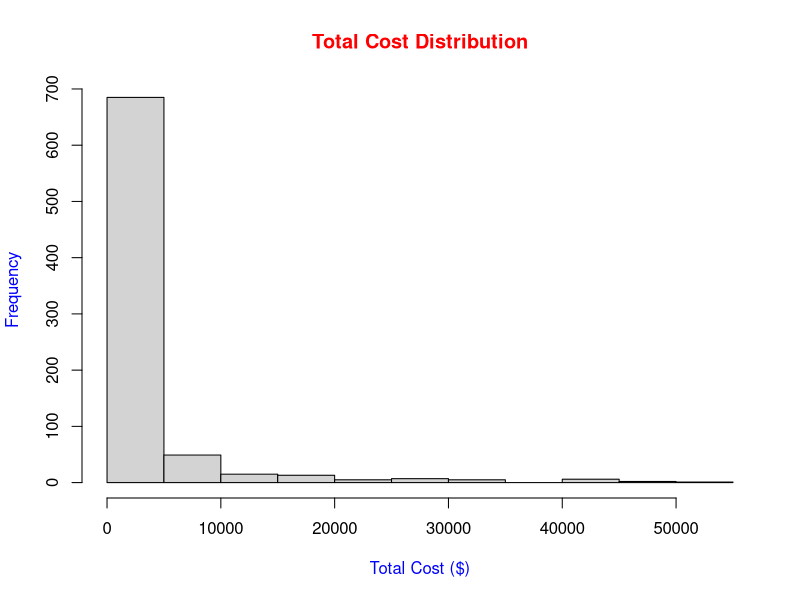
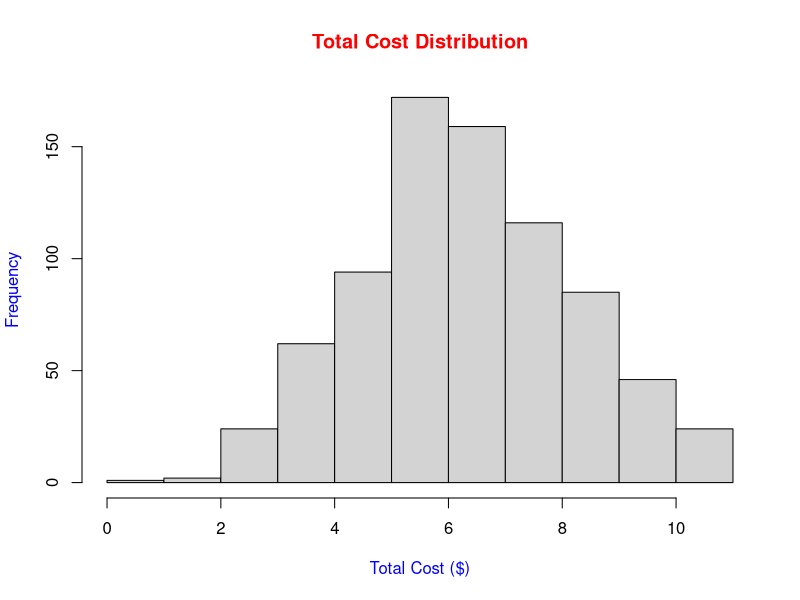
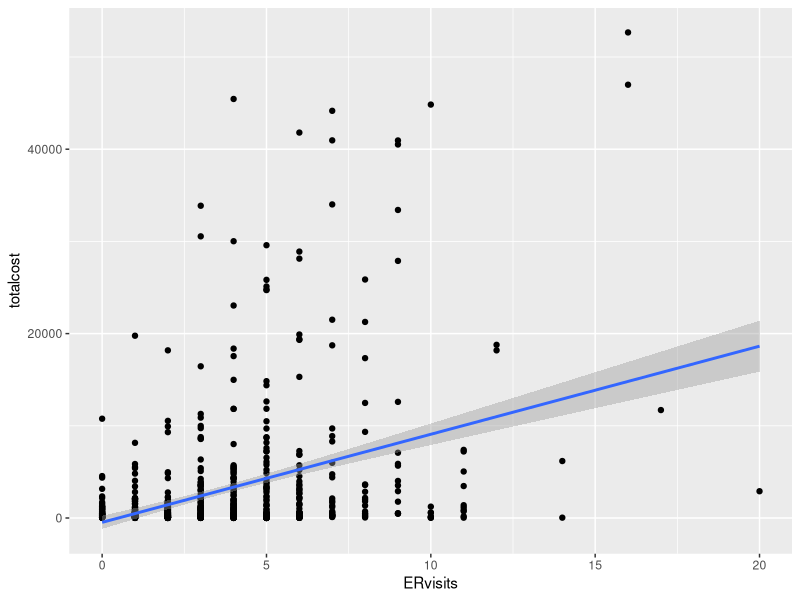
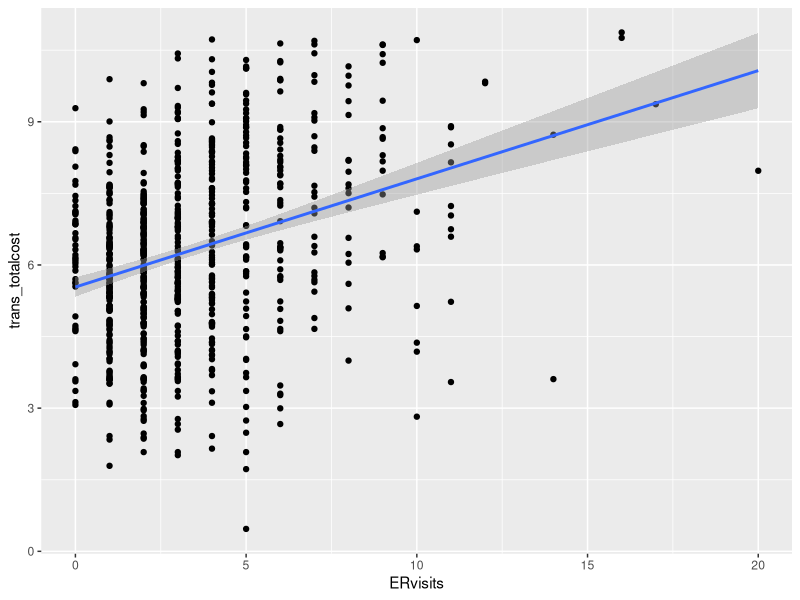

R code for these plots, in order:
## ---- chunk 1
library(tidyverse)
library(Hmisc)
## ---- chunk 2
heartdisease_data = read_csv("./data/HeartDisease.csv")
## ---- chunk 3
heartdisease_data %>%
  select(totalcost, ERvisits, age, complications, duration) %>%
  summary()
## ---- chunk 4
table(factor(heartdisease_data$gender, levels = c(0,1), labels = c('Male','Female'))) %>%
  addmargins()
## ---- chunk 5
hist(heartdisease_data$totalcost, main = "Total Cost Distribution", xlab = "Total Cost ($)", col.main = "red", col.lab = "blue")
## ---- chunk 6
hist(log(heartdisease_data$totalcost), main = "Total Cost Distribution", xlab = "Total Cost ($)", col.main = "red", col.lab = "blue")
## ---- chunk 7
new_heartdisease_data = heartdisease_data %>%
  mutate(comp_bin = ifelse(complications == 0, 0, 1))
## ---- chunk 8
ggplot(heartdisease_data, aes(x = ERvisits, y = totalcost)) +
  geom_point() +
  geom_smooth(method = 'lm',formula = y~x)

reg_original = lm(totalcost ~ ERvisits, heartdisease_data)
summary(reg_original)
## ---- chunk 9
trans_heartdisease_data = heartdisease_data %>%
  filter(totalcost != 0) %>%
  mutate(trans_totalcost = log(totalcost)) 

ggplot(trans_heartdisease_data, aes(x = ERvisits, y = trans_totalcost)) +
  geom_point() +
  geom_smooth(method = 'lm', formula = y~x)

reg_trans = lm(trans_totalcost ~ ERvisits, trans_heartdisease_data)
summary(reg_trans)
